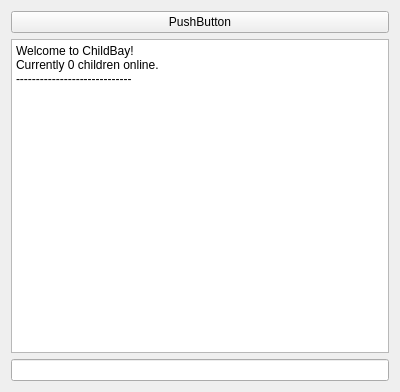
<?xml version="1.0" encoding="UTF-8"?>
<ui version="4.0">
 <class>Chat</class>
 <widget class="QWidget" name="Chat">
  <property name="geometry">
   <rect>
    <x>0</x>
    <y>0</y>
    <width>400</width>
    <height>392</height>
   </rect>
  </property>
  <property name="windowTitle">
   <string>Form</string>
  </property>
  <layout class="QGridLayout" name="gridLayout">
   <item row="1" column="0">
    <widget class="QPlainTextEdit" name="plainTextEdit">
     <property name="readOnly">
      <bool>true</bool>
     </property>
     <property name="plainText">
      <string>Welcome to ChildBay!
Currently 0 children online.
-----------------------------</string>
     </property>
    </widget>
   </item>
   <item row="2" column="0">
    <widget class="QLineEdit" name="lineEdit"/>
   </item>
   <item row="0" column="0">
    <widget class="QPushButton" name="pushButton">
     <property name="text">
      <string>PushButton</string>
     </property>
    </widget>
   </item>
  </layout>
 </widget>
 <tabstops>
  <tabstop>lineEdit</tabstop>
  <tabstop>plainTextEdit</tabstop>
 </tabstops>
 <resources/>
 <connections/>
</ui>
